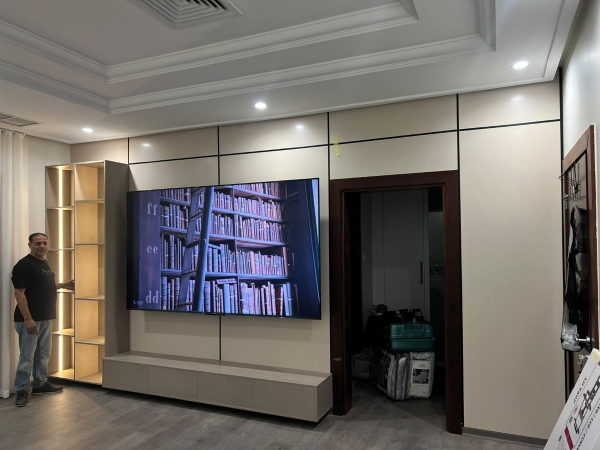
#> input picture 1000082273.jpg, 1200 x 900 px (shown at 1/2 size)
$ python local_region_audit_v18.py --video ../1000082259.jpg --reference ../1000082273.jpg --output out.png
#> lines starting #> are read from the running program, lines starting #| are printed output that depends on the picture; after the words box and inside, x2 and y2 are one past the last pixel; in counts of white or black regions, pixels touching at a corner belong together
"""Almusaileem V1.8: offline multi-region visual stability audit, no OCR."""
import argparse,json
from pathlib import Path
import cv2,numpy as np
REGIONS={"verse":[.285,.425],"explanation":[.44,.715],"glossary":[.715,.89],"source_footer":[.89,.985]}
def analyze(video,reference,output):
#> called with video = '../1000082259.jpg', reference = '../1000082273.jpg', output = 'out.png'
 cap=cv2.VideoCapture(str(video))
 if not cap.isOpened():raise ValueError("Video unavailable")
 fps=cap.get(cv2.CAP_PROP_FPS)
 original=cv2.imread(str(reference))
#> original is the input picture: shape (900, 1200, 3); mean B, G, R 105, 109.9, 114.8
 if original is None:raise ValueError("Reference unavailable")
 ok,first=cap.read()
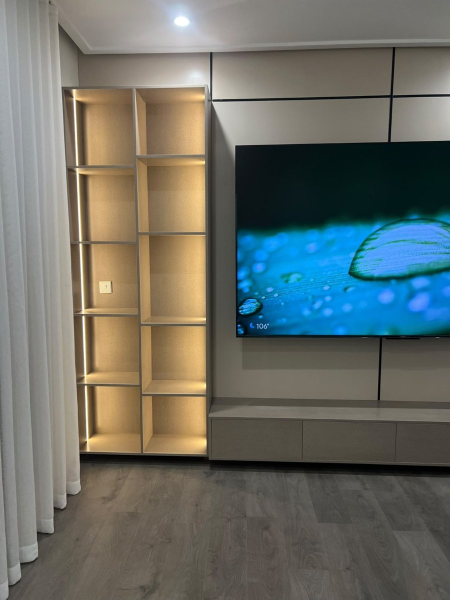
#> input picture 1000082259.jpg, 900 x 1200 px (shown at 1/2 size)
#> first is the input picture: shape (1200, 900, 3); mean B, G, R 103.9, 110, 106.2
 if not ok:raise ValueError("Empty video")
 h,w=first.shape[:2]
#> h = 1200; w = 900
 reference_resized=cv2.resize(original,(w,h),interpolation=cv2.INTER_AREA)
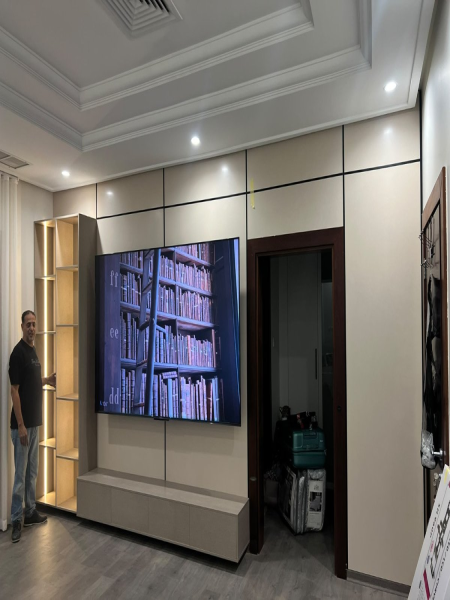
#> reference_resized: shape (1200, 900, 3) (shown at 1/2 size); mean B, G, R 105, 109.9, 114.8
 accum={name:{"max_temporal_edge_disagreement_pct":0,"max_temporal_pixel_change_pct":0,"reference_to_first_edge_disagreement_pct":0} for name in REGIONS}
 masks={}
 for name,(a,b) in REGIONS.items():
  y1,y2=round(a*h),round(b*h)
  gray_first=cv2.cvtColor(first[y1:y2],cv2.COLOR_BGR2GRAY)
  gray_ref=cv2.cvtColor(reference_resized[y1:y2],cv2.COLOR_BGR2GRAY)
  edges_first=cv2.Canny(gray_first,70,150)
  edges_ref=cv2.Canny(gray_ref,70,150)
  accum[name]["reference_to_first_edge_disagreement_pct"]=round(float(np.mean(edges_first!=edges_ref)*100),3)
  masks[name]=(y1,y2,gray_first,edges_first)
#> this loop made 4 passes
#> pass 1, in analyze, `edges_first=cv2.Canny(gray_first,70,150)`:
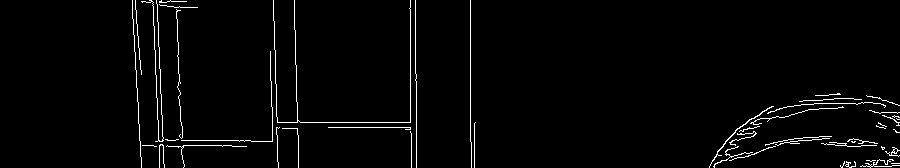
#> edges_first: shape (168, 900); 2.3% white in thin lines or dots, all inside (x1, y1, x2, y2) = (132, 0, 900, 168)
#> after the loop:
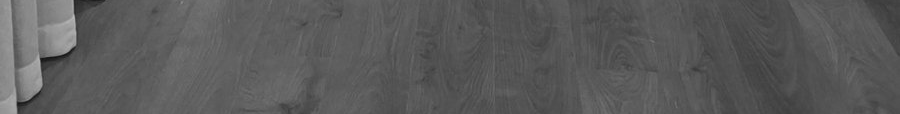
#> gray_first: shape (114, 900); min 17, max 186, mean 89.9
#> after the loop:
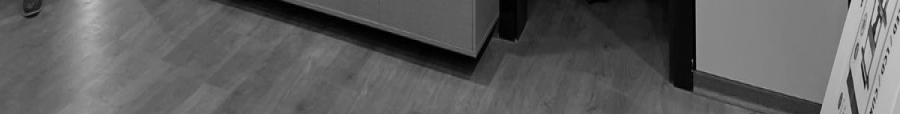
#> gray_ref: shape (114, 900); min 0, max 210, mean 93.4
#> after the loop, accum = 4 items; masks = 4 items
 n=1
 while True:
  ok,frame=cap.read()
  if not ok:break
  for name,(y1,y2,gray_first,edges_first) in masks.items():
   gray=cv2.cvtColor(frame[y1:y2],cv2.COLOR_BGR2GRAY)
   edge=cv2.Canny(gray,70,150)
   e=float(np.mean(edge!=edges_first)*100)
   p=float(np.mean(cv2.absdiff(gray,gray_first)>25)*100)
   accum[name]["max_temporal_edge_disagreement_pct"]=round(max(accum[name]["max_temporal_edge_disagreement_pct"],e),3)
   accum[name]["max_temporal_pixel_change_pct"]=round(max(accum[name]["max_temporal_pixel_change_pct"],p),3)
#> this loop made 4 passes
#> (name, y1, y2) on passes 1 to 4: ('verse', 342, 510), ('explanation', 528, 858), ('glossary', 858, 1068), ('source_footer', 1068, 1182)
#> pass 2, in analyze, `edge=cv2.Canny(gray,70,150)`:
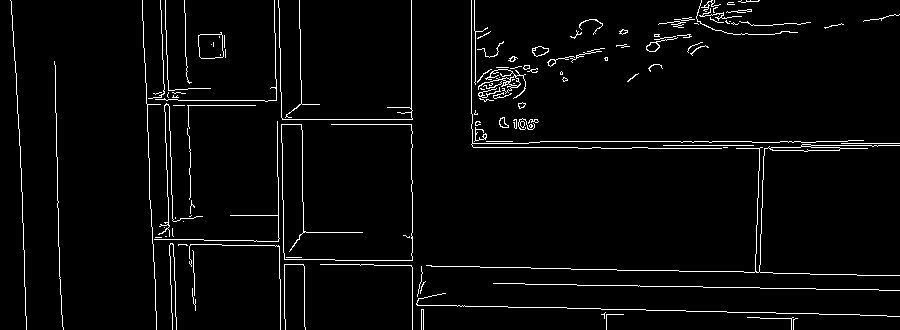
#> edge: shape (330, 900); 3.3% white in thin lines or dots
#> pass 3, in analyze, `edge=cv2.Canny(gray,70,150)`:
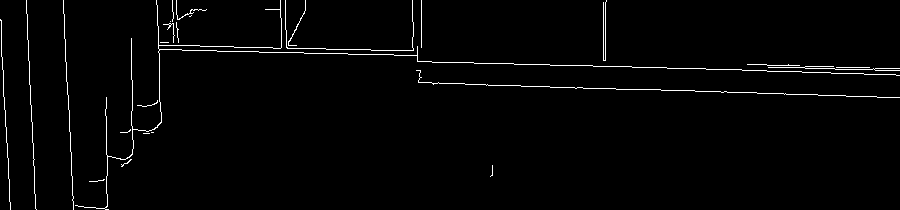
#> edge: shape (210, 900); 1.8% white in thin lines or dots
  n+=1
 cap.release()
 report={"version":"1.8","status":"REVIEW","decoded_frames":n,"fps":fps,"duration_s":round(n/fps,3),"regions":{name:{"normalized_y":REGIONS[name],**stats} for name,stats in accum.items()},"limitations":"Compares pixel edges only, not Arabic text accuracy. Resizing/compression affect scores. Must review Quranic text manually."}
 Path(output).parent.mkdir(parents=True,exist_ok=True)
 Path(output).write_text(json.dumps(report,ensure_ascii=False,indent=2),encoding="utf-8")
 return report
if __name__=="__main__":
 p=argparse.ArgumentParser()
 p.add_argument("--video",required=True);p.add_argument("--reference",required=True);p.add_argument("--output",required=True)
 a=p.parse_args()
 print(json.dumps(analyze(a.video,a.reference,a.output),ensure_ascii=False,indent=2))
